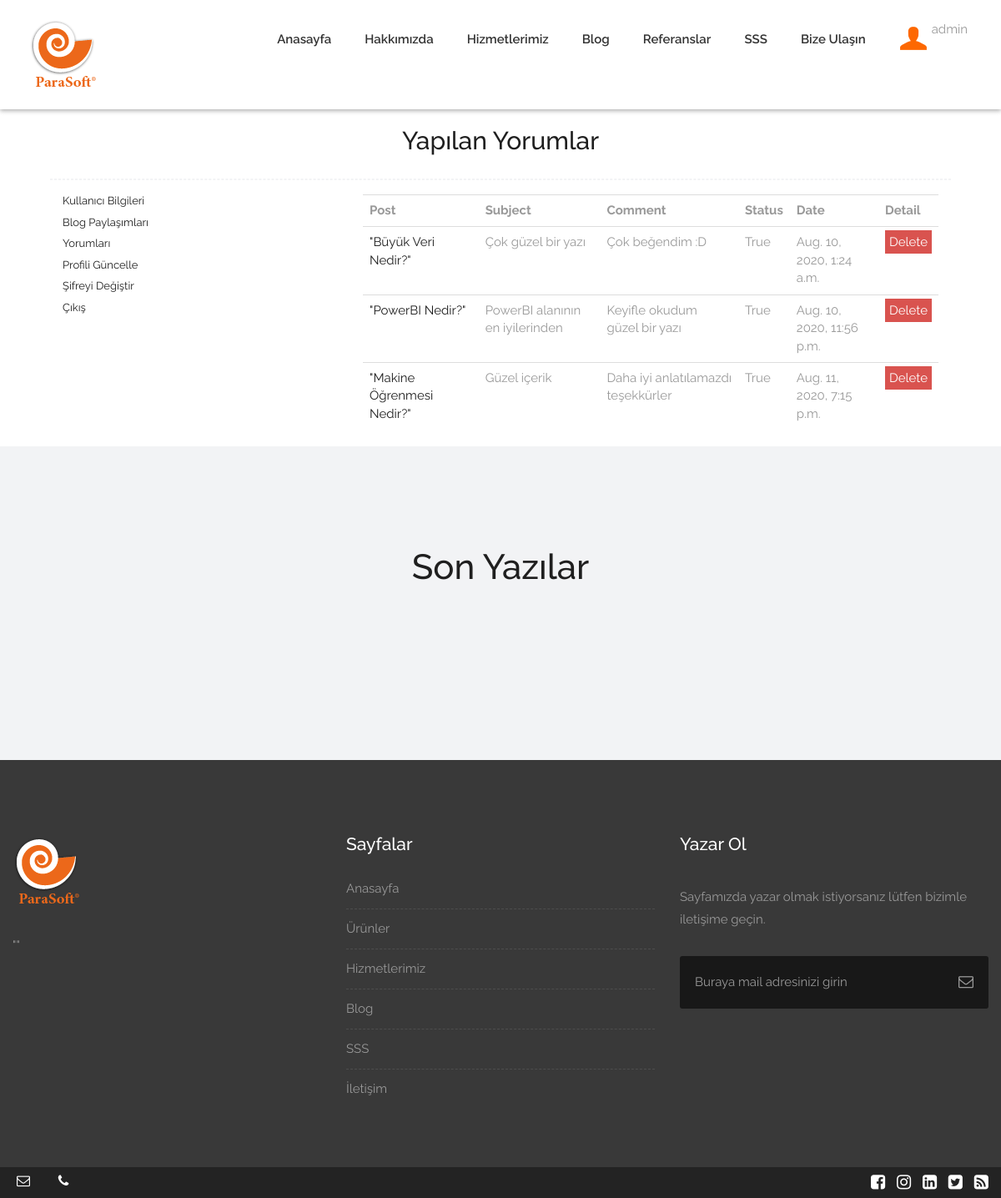
/user/comments/ (signed in), run on the app's committed database.
### blog/models.py (models this page shows, shortened)
class Comment(models.Model):
    STATUS = (
        ('New', 'Yeni'),
        ('True', 'Evet'),
        ('False', 'Hayır'),
    )
    post = models.ForeignKey(Post, on_delete=models.CASCADE)
    user = models.ForeignKey(User, on_delete=models.CASCADE)
    subject = models.CharField(max_length=50, blank=True)
    comment = models.CharField(max_length=200, blank=True)
    status = models.CharField(max_length=10,choices=STATUS, default='New')
    ip = models.CharField(blank=True, max_length=20)
    create_at = models.DateTimeField(auto_now_add=True)
    update_at = models.DateTimeField(auto_now_add=True)

class Post(models.Model):
    STATUS = (
        ('True', 'Evet'),
        ('False', 'Hayır'),
    )
    category = models.ForeignKey(Category, on_delete=models.CASCADE)
    title = models.CharField(max_length=30)
    keywords = models.CharField(max_length=255)
    description = models.CharField(max_length=255)
    image = models.ImageField(blank=True, upload_to='images')
    writer = models.CharField(max_length=30)
    content = RichTextUploadingField(blank=True)
    status = models.CharField(max_length=10, choices=STATUS)
    slug = models.SlugField(null=False, unique=True)
    parent = models.ForeignKey('self', blank=True, null=True, related_name='children', on_delete=models.CASCADE)
    create_at = models.DateTimeField(auto_now_add=True)
    update_at = models.DateTimeField(auto_now_add=True)
    def image_tag(self):
        return mark_safe('<img src="{}" height="50"/>'.format(self.image.url))
    image_tag.short_description = 'Image'

### user/views.py (the view)
# urls.py: path('comments/', views.comments, name='comments'),
@login_required(login_url='/login')
def comments(request):
    category = Category.objects.all()
    current_user = request.user
    comments = Comment.objects.filter(user_id=current_user.id)
    context = {'category': category,
               'comments': comments,
               }
    return render(request, 'user_comments.html', context)

### user/templates/user_comments.html (shortened to what this page needs)
{% extends "homebase.html" %}
{% block content %}
    <div class="container">
        <div class="row">
            <h2 class="h2" style="text-align:center;color: #1f1f1f">
                Yapılan Yorumlar
            </h2>
            <hr class="hr2">
            <div class="col-md-4">
                {% include 'user_panel.html' %}
            </div>
            <div class="col-md-8">
                <table class="table">
                        <tr>
                            <th class="text-left">Post</th>
                            <th class="text-left">Subject</th>
                            <th class="text-left">Comment</th>
                            <th class="text-left">Status</th>
                            <th class="text-left">Date</th>
                            <th class="text-left">Detail</th>
                        </tr>
                        {% for rs in comments %}
                            <tr>
                                <td class="text-left">
                                    <a href="http://127.0.0.1:8000/blog/{{ rs.post.category.slug}}/{{ rs.post.id }}">
                                        {{ rs.post.title }}
                                    </a>
                                </td>
                                <td class="text-left">{{ rs.subject }}</td>
                                <td class="text-left">{{ rs.comment }}</td>
                                <td class="text-left">{{ rs.status }}</td>
                                <td class="text-left">{{ rs.create_at }}</td>
                                <td class="text-left"><a class="btn-danger" style="padding: 5px" href="/user/deletecomment/{{ rs.id }}" onclick="return confirm('Yorumunuz silinecek! Eminmisiniz?')"> Delete </a> </td>
                            </tr>
                        {% endfor %}
                    </table>
            </div>
        </div>
    </div>
{% endblock %}

### home/templates/header.html (shortened to what this page needs)
{% load static %}
<header class="header header_style_01">
    <nav class="megamenu navbar navbar-default">
        <div class="container-fluid">
            <div class="navbar-header">
                <a class="navbar-brand" href="index.html"><img src="{% static "logo.png" %}" alt="image"></a>
            </div>
            <div id="navbar" class="navbar-collapse collapse">
                <ul class="nav navbar-nav navbar-right">
                    {% if page == 'home' %}
                        <li><a class="active" href="/">Anasayfa</a></li>
                    {% else %}
                        <li><a href="/">Anasayfa</a></li>
                    {% endif %}
                    {% if page == 'hakkimizda' %}
                        <li><a class="active" href="/hakkimizda">Hakkımızda</a></li>
                    {% else %}
                        <li><a href="/hakkimizda">Hakkımızda</a></li>
                    {% endif %}
                    {% if page == 'hizmetlerimiz' %}
                        <li><a class="active" href="/hizmetlerimiz">Hizmetlerimiz</a></li>
                    {% else %}
                        <li><a href="/hizmetlerimiz">Hizmetlerimiz</a></li>
                    {% endif %}
                    {% if page == 'blog' %}
                        <li><a class="active" href="/blog">Blog</a></li>
                    {% else %}
                        <li><a href="/blog">Blog</a></li>
                    {% endif %}
                    {% if page == 'referanslarimiz' %}
                        <li><a class="active" href="/referanslarimiz">Referanslar</a></li>
                    {% else %}
                        <li><a href="/referanslarimiz">Referanslar</a></li>
                    {% endif %}
                    {% if page == 'sss' %}
                        <li><a class="active" href="/sss">SSS</a></li>
                    {% else %}
                        <li><a href="/sss">SSS</a></li>
                    {% endif %}
                    {% if page == 'iletisim' %}
                        <li><a class="active" href="/iletisim">Bize Ulaşın</a></li>
                    {% else %}
                        <li><a href="/iletisim">Bize Ulaşın</a></li>
                    {% endif %}
                    <li>
                        <div style="margin-top: -8px" class="dropdown">
                            <img onclick="myFunction()" class="dropbtn" src="{% static 'images/user-32.png' %}">
                        </div>
                    </li>
                    <li style="margin-left:-15px;">{{ user.username }}</li>
                </ul>
            </div>
        </div>
    </nav>
</header>

### home/static/style.css (style rules this page uses)
body { color: #999; font-size: 15px; font-family: 'Raleway', sans-serif; line-height: 1.80857; }
a { color: #1f1f1f; text-decoration: none !important; outline: none !important; -webkit-transition: all .3s ease-in-out; -moz-transition: all .3s ease-in-out; -ms-transition: all .3s ease-in-out; -o-transition: all .3s ease-in-out; transition: all .3s ease-in-out; }
h1, h2, h3, h4, h5, h6 { letter-spacing: 0; font-weight: normal; position: relative; padding: 0 0 10px 0; font-weight: normal; line-height: 120% !important; color: #1f1f1f; margin: 0 }
h2 { font-size: 22px }
a { color: #1f1f1f; text-decoration: none; outline: none; }
a, .btn { text-decoration: none !important; outline: none !important; -webkit-transition: all .3s ease-in-out; -moz-transition: all .3s ease-in-out; -ms-transition: all .3s ease-in-out; -o-transition: all .3s ease-in-out; transition: all .3s ease-in-out; }
ul, li, ol { margin: 0px; padding: 0px; list-style: none; }
.megamenu .nav, .megamenu .collapse, .megamenu .dropup, .megamenu .dropdown { position: static; }
.megamenu .container-fluid { position: relative; }
.header_style_01 { background-color: rgb(255, 255, 255); display: block; left: 0; padding: 20px 40px !important; position: relative; right: 0; top: 0; width: 100%; -webkit-box-shadow: 0px 2px 5px 0px rgba(0,0,0,0.30); -moz-box-shadow: 0px 2px 5px 0px rgba(0,0,0,0.30); box-shadow: 0px 2px 5px 0px rgba(0,0,0,0.30); z-index: 111; }
.header_style_01 .navbar-default { background-color: transparent; border: 0; border-radius: 0px; }
.header_style_01 .navbar, .header_style_01 .navbar-nav, .header_style_01 .navbar-default, .header_style_01 .nav { margin-bottom: 0 !important; }
.header_style_01 .navbar-brand { padding: 2px 15px 0 15px; height: auto; }
.header_style_01 .navbar-default .navbar-nav > li > a { border-radius: 0; color: #ffffff; font-size: 15px; font-style: normal; font-weight: 600; text-transform: capitalize; background-color: transparent; }
.header_style_01 .navbar-default .navbar-nav > li a { color: #333333; padding: 15px 15px; }
.header_style_01 .navbar-right > li { margin-top: 2px; -webkit-transition: all .3s ease-in-out; -moz-transition: all .3s ease-in-out; -ms-transition: all .3s ease-in-out; -o-transition: all .3s ease-in-out; transition: all .3s ease-in-out; }
.header_style_01 .navbar-right > li > a { padding-bottom: 10px; padding-top: 10px; }
.navbar-nav li { position: relative; margin: 0px 10px; }
hr.hr2 { position: relative; margin: 17px 0; border: 1px dashed #f2f3f5; }
:root { --pricingTable-yellow: #fd6802; --pricingTable-purple: #fd6802; --pricingTable-blue: #fd6802; }

### home/static/css/responsive.css (style rules this page uses)
@media (max-width: 1200px) { .header_style_01 .navbar-brand { padding-right: 0; } }
@media (max-width: 1200px) { .container-fluid { width: 100%; padding: 0 15px; } }
@media (max-width: 1200px) { .container { width: 90%; } }
@media (max-width: 1200px) { .navbar-nav li { margin: 0px 5px; } }
@media (max-width: 1200px) { .header_style_01 { padding: 20px 20px !important; } }

### home/templates/homebase.html (style rules this page uses)
.dropbtn { background-color: #ffffff; color: white; padding: 16px; font-size: 16px; border: none; cursor: pointer; }
.dropdown { position: relative; display: inline-block; }

### data on the page
Comment: post "\"Büyük Veri Nedir?\"", subject "Çok güzel bir yazı", comment "Çok beğendim :D", status "True", create_at "Aug. 10, 2020, 1:24 a.m."
Comment: post "\"PowerBI Nedir?\"", subject "PowerBI alanının en iyilerinden", comment "Keyifle okudum güzel bir yazı", status "True", create_at "Aug. 10, 2020, 11:56 p.m."
Comment: post "\"Makine Öğrenmesi Nedir?\"", subject "Güzel içerik", comment "Daha iyi anlatılamazdı teşekkürler", status "True", create_at "Aug. 11, 2020, 7:15 p.m."

### other printed values
{{ user.username }} "admin"
